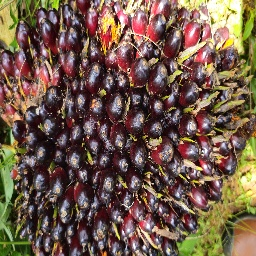
#> input picture app/contoh/0_mentah_Immature729.jpg, 256 x 256 px
$ python -i features.py   (imports and definitions only)
#> lines starting #> are read from the running program, lines starting #| are printed output that depends on the picture
"""Fitur warna HSV sederhana.

Dipakai oleh dua bagian:
- baseline E1 (histogram HSV + regresi logistik);
- audit kebocoran: jarak fitur warna antar gambar bernomor berurutan, karena
  warna tidak terlalu peka terhadap perubahan sudut/pembingkaian foto
  (berbeda dengan dHash), sehingga cocok untuk mendeteksi "tandan sama,
  sudut berbeda".
"""

from __future__ import annotations

from pathlib import Path

import numpy as np
import pandas as pd
from PIL import Image

H_BINS, S_BINS, V_BINS = 18, 8, 8
NUM_FEATURES = H_BINS + S_BINS + V_BINS + 6


def hsv_features(path: Path, size: int = 160) -> np.ndarray:
    """Histogram H/S/V ternormalisasi + rerata & simpangan baku tiap kanal (40 fitur)."""
#> called with path = '../app/contoh/0_mentah_Immature729.jpg', size = 160
    with Image.open(path) as img:
#> img is the input picture: PIL image 256x256 RGB; mean R, G, B 113.4, 90.3, 74.2
        img = img.convert("RGB")
        img.thumbnail((size, size))
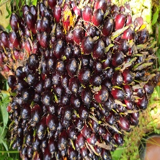
#> img: PIL image 160x160 RGB; mean R, G, B 113.4, 90.3, 74.2
        hsv = np.asarray(img.convert("HSV"), dtype=np.float32) / 255.0
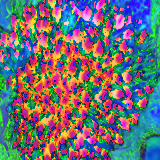
#> hsv: shape (160, 160, 3) float32; mean R, G, B 0.426, 0.429, 0.455
    feats = []
    for channel, bins in zip(range(3), (H_BINS, S_BINS, V_BINS)):
        hist, _ = np.histogram(hsv[..., channel], bins=bins, range=(0, 1))
        feats.append(hist / max(hist.sum(), 1))
#> this loop made 3 passes
#> hist on passes 2 to 3: [2119, 4442, 4431, 4701, 4570, 3188, 1630, 519], [1512, 5172, 4542, 3856, 3610, 3221, 2163, 1524]
#> after the loop, feats = 3 items
    flat = hsv.reshape(-1, 3)
    feats += [flat.mean(axis=0), flat.std(axis=0)]
    return np.concatenate(feats).astype(np.float32)


def load_or_compute_hsv(df: pd.DataFrame, dataset_root: Path, cache: Path) -> np.ndarray:
    """Fitur HSV untuk seluruh baris metadata, memakai cache bila daftar gambarnya sama persis."""
    ids = df["image_id"].to_numpy().astype(str)
    if cache.exists():
        cached = np.load(cache)
        if np.array_equal(cached["ids"], ids):
            return cached["features"]
    features = np.stack([hsv_features(dataset_root / p) for p in df["rel_path"]])
    cache.parent.mkdir(parents=True, exist_ok=True)
    np.savez_compressed(cache, features=features, ids=ids)
    return features

>>> result = hsv_features('../app/contoh/0_mentah_Immature729.jpg')
#> result = 40 values, max 0.455 at index 36, min 0 at index 7, mean 0.13

$ run again, on app/contoh/1_setengah_matang_PartiallyRipe306.jpg
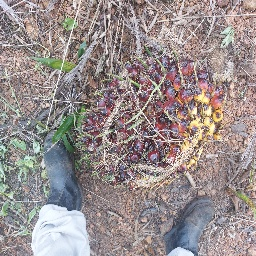
#> input picture app/contoh/1_setengah_matang_PartiallyRipe306.jpg, 256 x 256 px
#> in hsv_features, img is the input picture: PIL image 256x256 RGB; mean R, G, B 151.9, 141.7, 141.2
#> in hsv_features, `img.thumbnail((size, size))`:
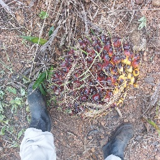
#> img: PIL image 160x160 RGB; mean R, G, B 151.9, 141.7, 141.2
#> in hsv_features, `hsv = np.asarray(img.convert("HSV"), dtype=np.float32) / 255.0`:
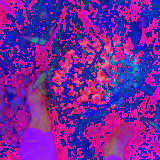
#> hsv: shape (160, 160, 3) float32; mean R, G, B 0.447, 0.137, 0.614
#> the loop in hsv_features, `for channel, bins in zip(range(3), (H_BINS, S_BINS, V_BINS)):` made 3 passes
#> hist on passes 2 to 3: [14462, 8170, 2156, 679, 126, 7, 0, 0], [0, 100, 1182, 4653, 8219, 6890, 2974, 1582]
#> after the loop in hsv_features, `for channel, bins in zip(range(3), (H_BINS, S_BINS, V_BINS)):`: feats = 3 items
#> result = 40 values, max 0.614 at index 36, min 0 at index 24, mean 0.121

$ run again, on app/contoh/2_matang_penuh_FullyRipe226.jpg
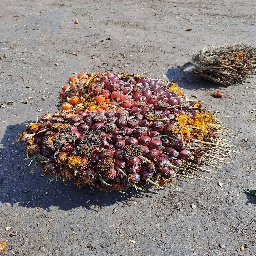
#> input picture app/contoh/2_matang_penuh_FullyRipe226.jpg, 256 x 256 px
#> in hsv_features, img is the input picture: PIL image 256x256 RGB; mean R, G, B 137.7, 126.5, 123.3
#> in hsv_features, `img.thumbnail((size, size))`:
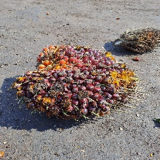
#> img: PIL image 160x160 RGB; mean R, G, B 137.7, 126.5, 123.4
#> in hsv_features, `hsv = np.asarray(img.convert("HSV"), dtype=np.float32) / 255.0`:
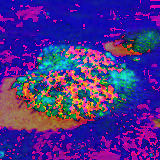
#> hsv: shape (160, 160, 3) float32; mean R, G, B 0.287, 0.174, 0.55
#> the loop in hsv_features, `for channel, bins in zip(range(3), (H_BINS, S_BINS, V_BINS)):` made 3 passes
#> hist on passes 2 to 3: [15850, 2533, 2409, 2520, 1161, 694, 312, 121], [366, 1839, 2496, 2737, 7087, 9863, 987, 225]
#> after the loop in hsv_features, `for channel, bins in zip(range(3), (H_BINS, S_BINS, V_BINS)):`: feats = 3 items
#> result = 40 values, max 0.619 at index 18, min 0.000977 at index 5, mean 0.118

$ run again, on app/contoh/3_terlalu_matang_OverRipe395.jpg
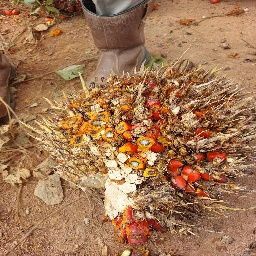
#> input picture app/contoh/3_terlalu_matang_OverRipe395.jpg, 256 x 256 px
#> in hsv_features, img is the input picture: PIL image 256x256 RGB; mean R, G, B 161.7, 118, 82.9
#> in hsv_features, `img.thumbnail((size, size))`:
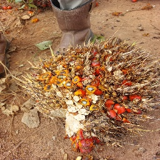
#> img: PIL image 160x160 RGB; mean R, G, B 161.7, 118, 82.9
#> in hsv_features, `hsv = np.asarray(img.convert("HSV"), dtype=np.float32) / 255.0`:
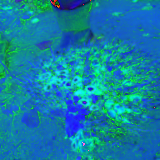
#> hsv: shape (160, 160, 3) float32; mean R, G, B 0.0735, 0.5, 0.634
#> the loop in hsv_features, `for channel, bins in zip(range(3), (H_BINS, S_BINS, V_BINS)):` made 3 passes
#> hist on passes 2 to 3: [267, 697, 3037, 10872, 5935, 2614, 1480, 698], [44, 259, 1305, 3242, 6304, 8939, 4113, 1394]
#> after the loop in hsv_features, `for channel, bins in zip(range(3), (H_BINS, S_BINS, V_BINS)):`: feats = 3 items
#> result = 40 values, max 0.793 at index 1, min 0 at index 5, mean 0.114
